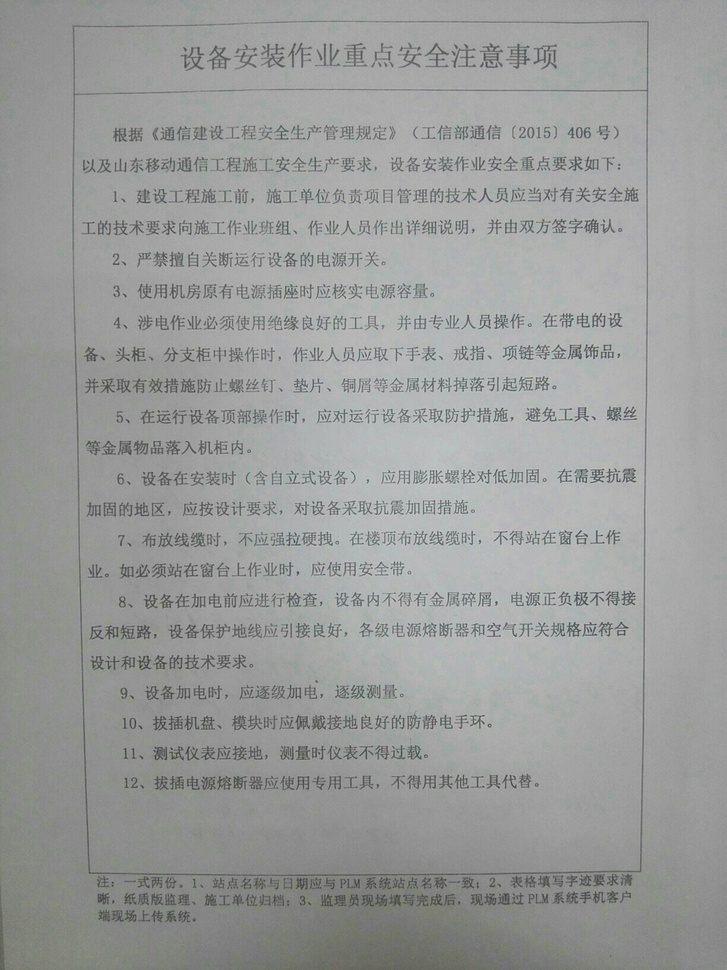
#> input picture document_Scan/images/109573.jpg, 727 x 970 px, shrunk from 1224 x 1632 before the run
$ python -i get_blurry_res.py   (imports and definitions only)   (older library calls are emulated)
#> lines starting #> are read from the running program, lines starting #| are printed output that depends on the picture
#!/usr/bin/python
# coding=utf-8

import time

import numpy as np
import cv2


def get_blurry_res(gray_img):
    """
    by zj
    获取图片的模糊程度, 目前只在定位环线夹上测试过
    还有调整的空间
    T = 0.05
    :param img_path:
    :param disnoising:
    :return: blurry_res     模糊程度,  1 作为分界线, 越比 1 小越模糊, 越比 1 大越清晰
    """
    # gray_img = cv2.imread(src_path, cv2.IMREAD_GRAYSCALE)
    t1 = time.time()
    scharr_dx = cv2.Scharr(gray_img, cv2.CV_64F, 1, 0)
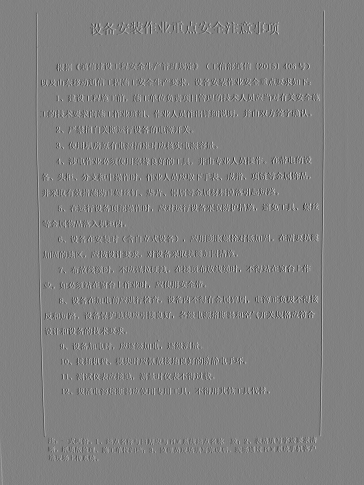
#> scharr_dx: shape (970, 727) float64 (shown at 1/2 size); min -1715, max 1662, mean 0.9; drawn with min black and max white
    scharr_dy = cv2.Scharr(gray_img, cv2.CV_64F, 0, 1)
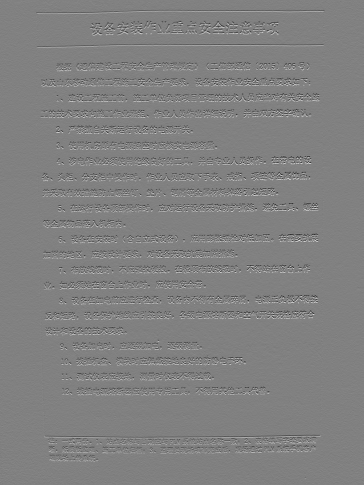
#> scharr_dy: shape (970, 727) float64 (shown at 1/2 size); min -1791, max 1746, mean -1.2; drawn with min black and max white
    scharr_img = cv2.addWeighted(scharr_dx, 0.5, scharr_dy, 0.5, 0)
    laplacian = cv2.Laplacian(gray_img, cv2.CV_64F)
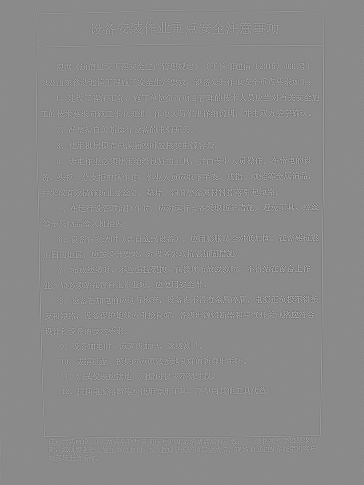
#> laplacian: shape (970, 727) float64 (shown at 1/2 size); min -320, max 270, mean 0; drawn with min black and max white
    abs_lap64f = np.absolute(laplacian)
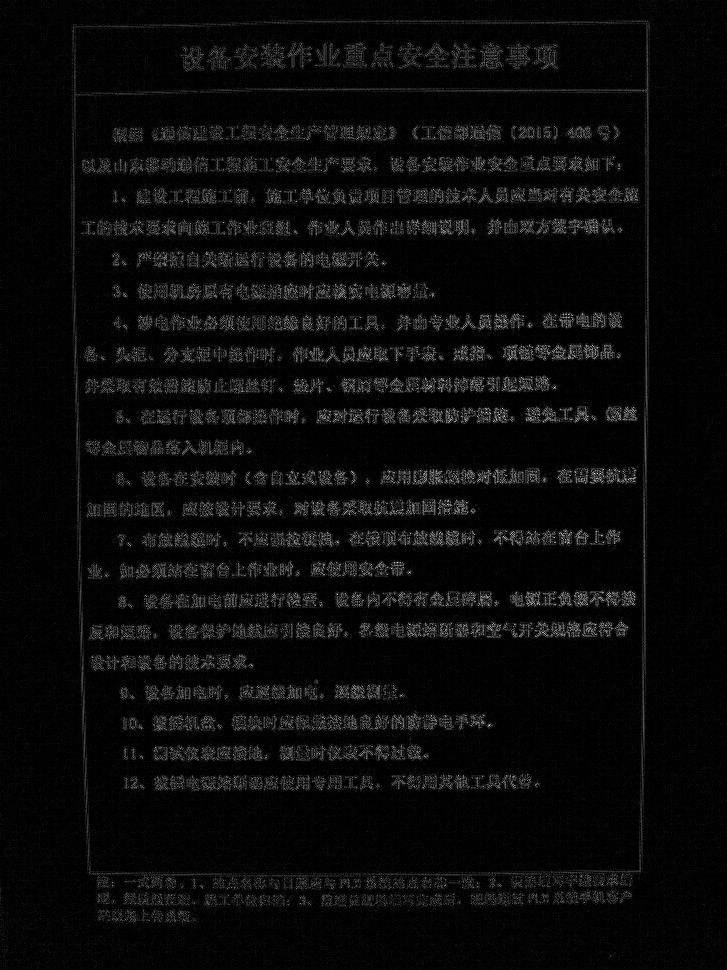
#> abs_lap64f: shape (970, 727) float64; min 0, max 320, mean 14.3; drawn with min black and max white
    scharr_std = scharr_img.std()
#> scharr_std = 164.7
    lap_std = laplacian.std()
#> lap_std = 30
    abs_lap_std = abs_lap64f.std()
#> abs_lap_std = 26.37
    # disnoising
    print('gray_img shape={} dtype={}'.format(gray_img.shape, gray_img.dtype))
#| gray_img shape=(970, 727) dtype=uint8
    disnoy_img = cv2.fastNlMeansDenoising(gray_img, h=3, templateWindowSize=7, searchWindowSize=21)  # T=0.1 ~ 0.01
    di_scharr_dx = cv2.Scharr(disnoy_img, cv2.CV_64F, 1, 0)
    di_scharr_dy = cv2.Scharr(disnoy_img, cv2.CV_64F, 0, 1)
    di_scharr_img = cv2.addWeighted(di_scharr_dx, 0.5, di_scharr_dy, 0.5, 0)
    di_laplacian = cv2.Laplacian(disnoy_img, cv2.CV_64F)
    di_abs_lap64f = np.absolute(di_laplacian)
    di_scharr_std = di_scharr_img.std()
#> di_scharr_std = 163.5
    di_lap_std = di_laplacian.std()
#> di_lap_std = 29.64
    di_abs_lap_std = di_abs_lap64f.std()
#> di_abs_lap_std = 27.14
    beta = max(abs_lap_std, di_abs_lap_std) * 0.8 + max(lap_std, di_lap_std) * 0.5 + max(scharr_std, di_scharr_std) * 0.04
#> beta = 43.3
    beta = beta / 3.0
#> beta = 14.43
    t2 = time.time()
    print('get_blurry_res T={:.4f}'.format(t2 - t1))
    return float(beta)

>>> import cv2
>>> picture = cv2.imread('../../document_Scan/images/109573.jpg', cv2.IMREAD_GRAYSCALE)
>>> result = get_blurry_res(picture)
#> result = 14.43

$ run again, on document_Scan/images/134758.jpg
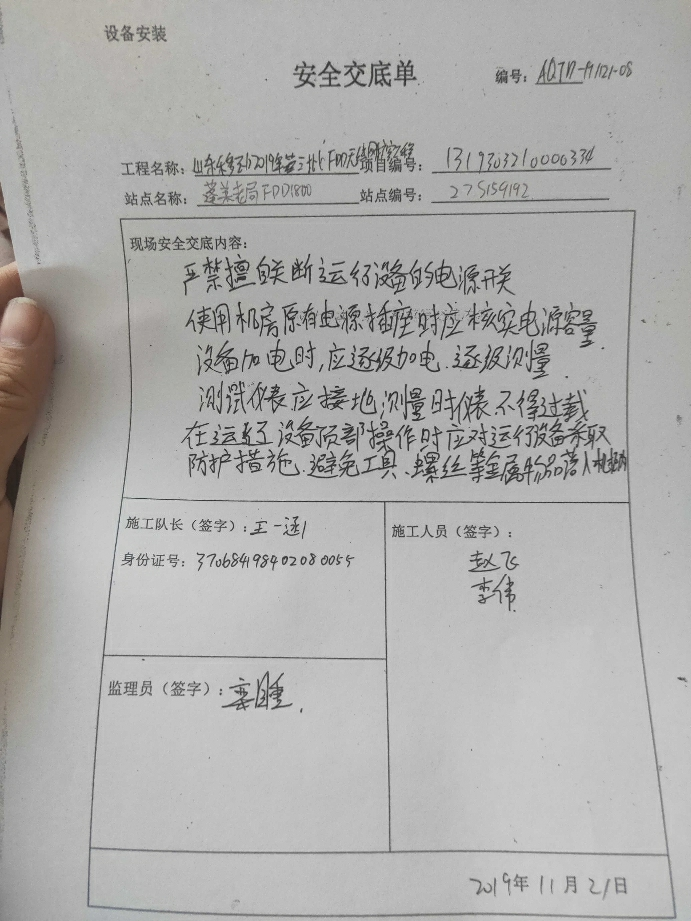
#> input picture document_Scan/images/134758.jpg, 691 x 921 px
#> in get_blurry_res, `laplacian = cv2.Laplacian(gray_img, cv2.CV_64F)`:
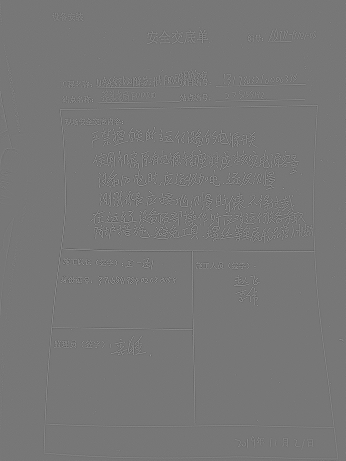
#> laplacian: shape (921, 691) float64 (shown at 1/2 size); min -488, max 554, mean 0; drawn with min black and max white
#> in get_blurry_res, `abs_lap64f = np.absolute(laplacian)`:
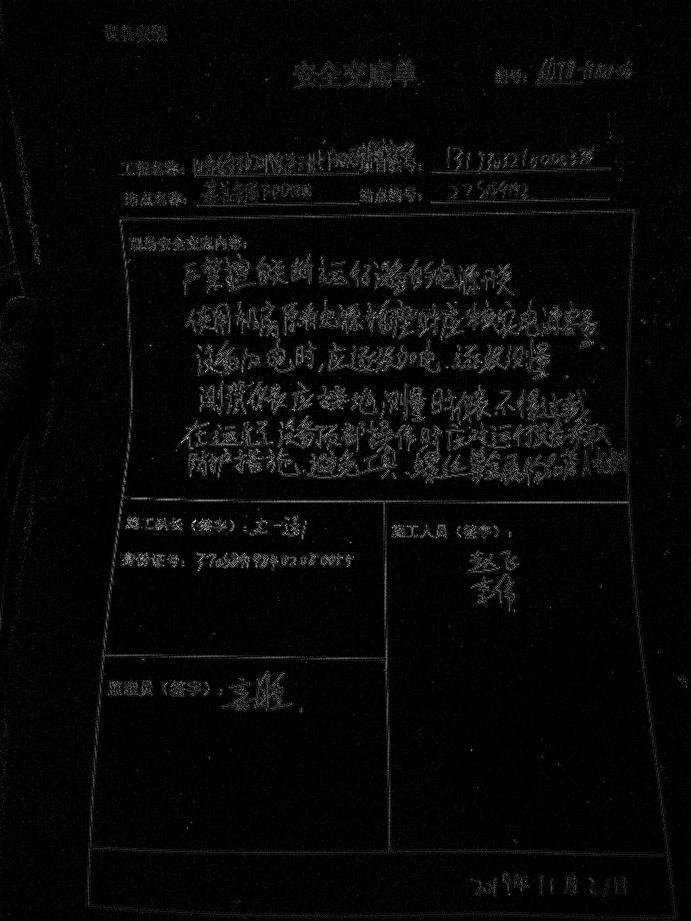
#> abs_lap64f: shape (921, 691) float64; min 0, max 554, mean 17.9; drawn with min black and max white
#> scharr_std = 246.6
#> lap_std = 40.92
#> abs_lap_std = 36.79
#| gray_img shape=(921, 691) dtype=uint8
#> di_scharr_std = 245.7
#> di_lap_std = 40.23
#> di_abs_lap_std = 37.77
#> in get_blurry_res, `beta = max(abs_lap_std, di_abs_lap_std) * 0.8 + max(lap_std, di_lap_st..`: beta = 60.54
#> in get_blurry_res, `beta = beta / 3.0`: beta = 20.18

$ run again, on document_Scan/images/1350988.jpg
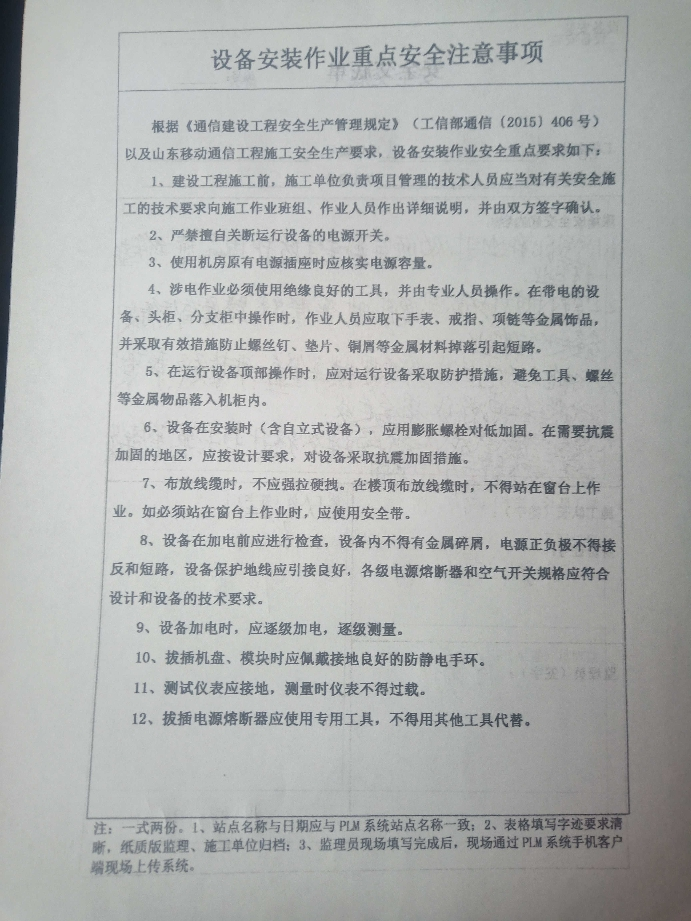
#> input picture document_Scan/images/1350988.jpg, 691 x 921 px
#> in get_blurry_res, `laplacian = cv2.Laplacian(gray_img, cv2.CV_64F)`:
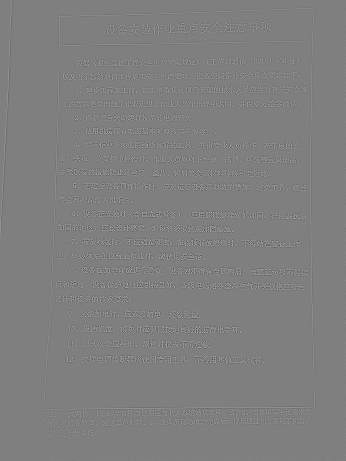
#> laplacian: shape (921, 691) float64 (shown at 1/2 size); min -334, max 334, mean 0; drawn with min black and max white
#> in get_blurry_res, `abs_lap64f = np.absolute(laplacian)`:
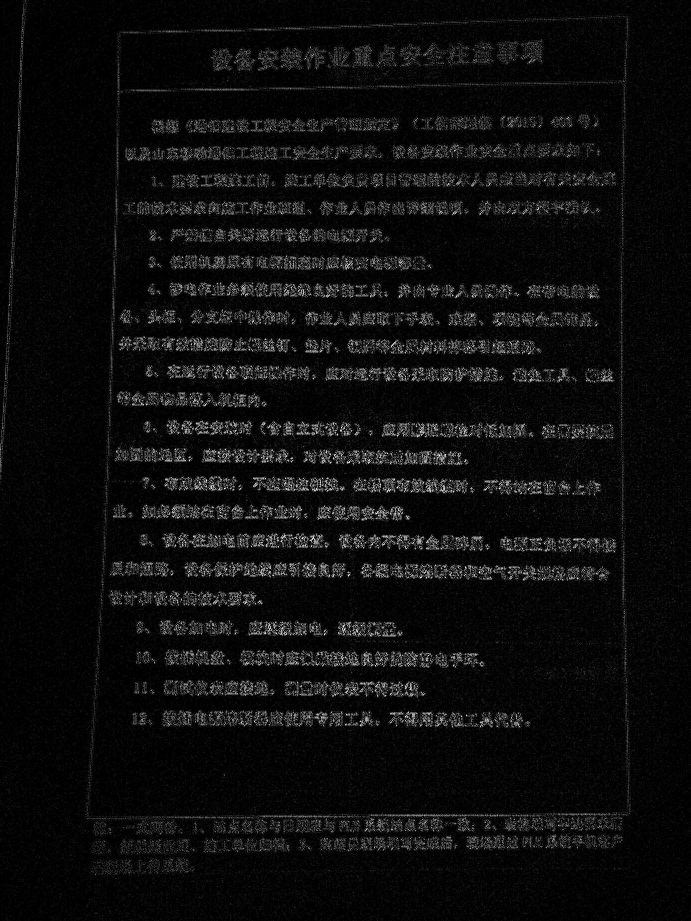
#> abs_lap64f: shape (921, 691) float64; min 0, max 334, mean 18; drawn with min black and max white
#> scharr_std = 206.3
#> lap_std = 37.73
#> abs_lap_std = 33.15
#| gray_img shape=(921, 691) dtype=uint8
#> di_scharr_std = 205.1
#> di_lap_std = 37.1
#> di_abs_lap_std = 34.15
#> in get_blurry_res, `beta = max(abs_lap_std, di_abs_lap_std) * 0.8 + max(lap_std, di_lap_st..`: beta = 54.43
#> in get_blurry_res, `beta = beta / 3.0`: beta = 18.14
